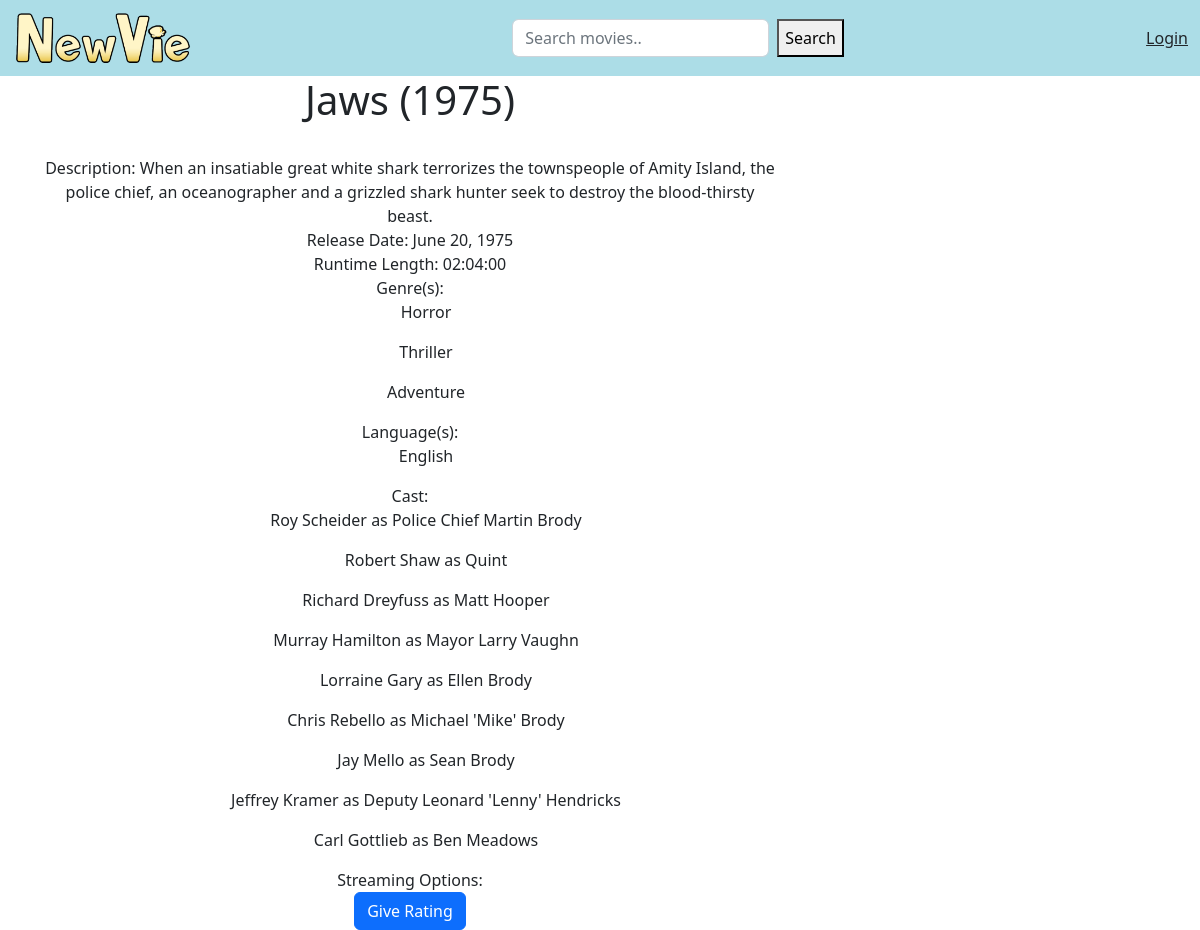
/show_movie/1, run on the app's committed database.
### app/models.py (models this page shows)
class Movie(models.Model):
    title = models.CharField(max_length=150)
    description = models.TextField()
    release_date = models.DateField()
    runtime_length = models.CharField(max_length=8) #HH:MM:SS
    genres = models.ManyToManyField(Genre)
    languages = models.ManyToManyField(Language)
    cast_members = models.ManyToManyField(Cast)
    streaming_options = models.ManyToManyField(StreamingOption, blank=True)
    tmdb_id = models.IntegerField()
    def __str__(self):
        return self.title + " (" + str(self.release_date)[:4] + ")"

class Genre(models.Model):
    genre = models.CharField(max_length=70)
    def __str__(self):
        return self.genre

class Language(models.Model):
    language = models.CharField(max_length=70)
    def __str__(self):
        return self.language

class Cast(models.Model):
    first_name = models.CharField(max_length=30)
    middle_name = models.CharField(max_length=30, blank=True)
    last_name = models.CharField(max_length=30)
    role = models.CharField(max_length=70)
    def __str__(self):
        return self.first_name + " " + self.last_name + " as " + self.role

### app/views.py (the view)
# urls.py: path('show_movie/<movie_id>', views.show_movie, name="show-movie"),
def show_movie(request, movie_id):
    movie = Movie.objects.get(pk=movie_id)
    genres = Movie.objects.get(pk=movie_id).genres.all()
    languages = Movie.objects.get(pk=movie_id).languages.all()
    cast_members = Movie.objects.get(pk=movie_id).cast_members.all()
    streaming_options = Movie.objects.get(pk=movie_id).streaming_options.all()
    return render(request, 'app/show_movie.html',
    {'movie': movie, 'genres': genres, 'languages': languages, 'cast_members': cast_members, 'streaming_options': streaming_options})

### app/templates/app/show_movie.html (shortened to what this page needs)
{% extends 'app/base.html' %}
{% block content %}
    <center>
    <h1>{{ movie }}</h1>
    <br/>
    Description: {{ movie.description }}<br/>
    Release Date: {{ movie.release_date }}<br/>
    Runtime Length: {{ movie.runtime_length }}<br/>
    Genre(s):
    {% for genre in genres %}
    <ul>{{ genre }}</ul>
    {% endfor %}
    Language(s):
    {% for language in languages %}
    <ul>{{ language }}</ul>
    {% endfor %}
    Cast:
    {% for cast_member in cast_members %}
    <ul>{{ cast_member }}</ul>
    {% endfor %}
    Streaming Options:
    <br/>
    <button type="button" class="btn btn-primary" data-bs-toggle="modal" data-bs-target="#give-rating">
        Give Rating
    </button>
    </center>
{% endblock %}

### data on the page
Movie: title+release_date "Jaws (1975)", description "When an insatiable great white shark terrorizes the townspeople of Amity Island, the police chief, an oceanographer and a grizzled shark hunter seek to destroy the blood-thirsty beast.", release_date "June 20, 1975", runtime_length "02:04:00"
Genre: genre "Horror"
Genre: genre "Thriller"
Genre: genre "Adventure"
Language: language "English"
Cast: first_name+last_name+role "Roy Scheider as Police Chief Martin Brody"
Cast: first_name+last_name+role "Robert Shaw as Quint"
Cast: first_name+last_name+role "Richard Dreyfuss as Matt Hooper"
Cast: first_name+last_name+role "Murray Hamilton as Mayor Larry Vaughn"
Cast: first_name+last_name+role "Lorraine Gary as Ellen Brody"
Cast: first_name+last_name+role "Chris Rebello as Michael 'Mike' Brody"
Cast: first_name+last_name+role "Jay Mello as Sean Brody"
Cast: first_name+last_name+role "Jeffrey Kramer as Deputy Leonard 'Lenny' Hendricks"
Cast: first_name+last_name+role "Carl Gottlieb as Ben Meadows"
